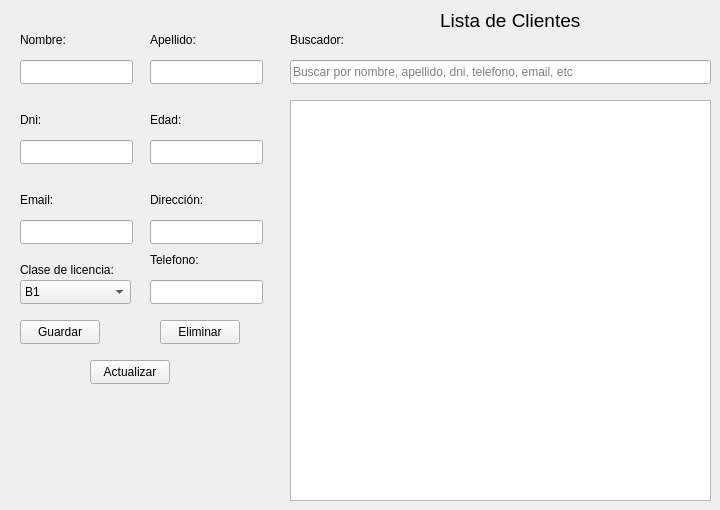
        <widget class="QWidget" name="Clientes">
         <attribute name="title">
          <string>Clientes</string>
         </attribute>
         <widget class="QLineEdit" name="txtTelefonoCliente">
          <property name="geometry">
           <rect>
            <x>150</x>
            <y>280</y>
            <width>113</width>
            <height>24</height>
           </rect>
          </property>
         </widget>
         <widget class="QLineEdit" name="txtDniCliente">
          <property name="geometry">
           <rect>
            <x>20</x>
            <y>140</y>
            <width>113</width>
            <height>24</height>
           </rect>
          </property>
         </widget>
         <widget class="QLabel" name="lblListaClientes">
          <property name="geometry">
           <rect>
            <x>440</x>
            <y>0</y>
            <width>141</width>
            <height>41</height>
           </rect>
          </property>
          <property name="font">
           <font>
            <pointsize>14</pointsize>
           </font>
          </property>
          <property name="text">
           <string>Lista de Clientes</string>
          </property>
         </widget>
         <widget class="QTableWidget" name="tblClientes">
          <property name="geometry">
           <rect>
            <x>290</x>
            <y>100</y>
            <width>421</width>
            <height>401</height>
           </rect>
          </property>
         </widget>
         <widget class="QComboBox" name="cmbClaseLicenciaCliente">
          <property name="geometry">
           <rect>
            <x>20</x>
            <y>280</y>
            <width>111</width>
            <height>24</height>
           </rect>
          </property>
          <item>
           <property name="text">
            <string>B1</string>
           </property>
          </item>
          <item>
           <property name="text">
            <string>B2</string>
           </property>
          </item>
         </widget>
         <widget class="QLineEdit" name="txtDireccionCliente">
          <property name="geometry">
           <rect>
            <x>150</x>
            <y>220</y>
            <width>113</width>
            <height>24</height>
           </rect>
          </property>
         </widget>
         <widget class="QLabel" name="lblDireccionCliente">
          <property name="geometry">
           <rect>
            <x>150</x>
            <y>180</y>
            <width>75</width>
            <height>40</height>
           </rect>
          </property>
          <property name="text">
           <string>Dirección:</string>
          </property>
         </widget>
         <widget class="QLabel" name="lblNombreCliente">
          <property name="geometry">
           <rect>
            <x>20</x>
            <y>20</y>
            <width>75</width>
            <height>40</height>
           </rect>
          </property>
          <property name="text">
           <string>Nombre:</string>
          </property>
         </widget>
         <widget class="QPushButton" name="btnGuardarCliente">
          <property name="geometry">
           <rect>
            <x>20</x>
            <y>320</y>
            <width>80</width>
            <height>24</height>
           </rect>
          </property>
          <property name="text">
           <string>Guardar</string>
          </property>
         </widget>
         <widget class="QLabel" name="lblEmailCliente">
          <property name="geometry">
           <rect>
            <x>20</x>
            <y>180</y>
            <width>75</width>
            <height>40</height>
           </rect>
          </property>
          <property name="text">
           <string>Email:</string>
          </property>
         </widget>
         <widget class="QLabel" name="lblDniCliente">
          <property name="geometry">
           <rect>
            <x>20</x>
            <y>100</y>
            <width>75</width>
            <height>40</height>
           </rect>
          </property>
          <property name="text">
           <string>Dni:</string>
          </property>
         </widget>
         <widget class="QLabel" name="lblTelefonoCliente">
          <property name="geometry">
           <rect>
            <x>150</x>
            <y>240</y>
            <width>75</width>
            <height>40</height>
           </rect>
          </property>
          <property name="text">
           <string>Telefono:</string>
          </property>
         </widget>
         <widget class="QLineEdit" name="txtApellidoCliente">
          <property name="geometry">
           <rect>
            <x>150</x>
            <y>60</y>
            <width>113</width>
            <height>24</height>
           </rect>
          </property>
         </widget>
         <widget class="QPushButton" name="btnEliminarCliente">
          <property name="geometry">
           <rect>
            <x>160</x>
            <y>320</y>
            <width>80</width>
            <height>24</height>
           </rect>
          </property>
          <property name="text">
           <string>Eliminar</string>
          </property>
         </widget>
         <widget class="QLineEdit" name="txtBuscadorCliente">
          <property name="geometry">
           <rect>
            <x>290</x>
            <y>60</y>
            <width>421</width>
            <height>24</height>
           </rect>
          </property>
          <property name="placeholderText">
           <string>Buscar por nombre, apellido, dni, telefono, email, etc</string>
          </property>
         </widget>
         <widget class="QLabel" name="lblClaseLicenciaCliente">
          <property name="geometry">
           <rect>
            <x>20</x>
            <y>250</y>
            <width>101</width>
            <height>40</height>
           </rect>
          </property>
          <property name="text">
           <string>Clase de licencia:</string>
          </property>
         </widget>
         <widget class="QLineEdit" name="txtEmailCliente">
          <property name="geometry">
           <rect>
            <x>20</x>
            <y>220</y>
            <width>113</width>
            <height>24</height>
           </rect>
          </property>
         </widget>
         <widget class="QLabel" name="lblBuscadorCliente">
          <property name="geometry">
           <rect>
            <x>290</x>
            <y>20</y>
            <width>75</width>
            <height>40</height>
           </rect>
          </property>
          <property name="text">
           <string>Buscador:</string>
          </property>
         </widget>
         <widget class="QLabel" name="lblApellidoCliente">
          <property name="geometry">
           <rect>
            <x>150</x>
            <y>20</y>
            <width>75</width>
            <height>40</height>
           </rect>
          </property>
          <property name="text">
           <string>Apellido:</string>
          </property>
         </widget>
         <widget class="QPushButton" name="btnActualizarCliente">
          <property name="geometry">
           <rect>
            <x>90</x>
            <y>360</y>
            <width>80</width>
            <height>24</height>
           </rect>
          </property>
          <property name="text">
           <string>Actualizar</string>
          </property>
         </widget>
         <widget class="QLineEdit" name="txtNombreCliente">
          <property name="geometry">
           <rect>
            <x>20</x>
            <y>60</y>
            <width>113</width>
            <height>24</height>
           </rect>
          </property>
         </widget>
         <widget class="QLineEdit" name="txtEdadCliente">
          <property name="geometry">
           <rect>
            <x>150</x>
            <y>140</y>
            <width>113</width>
            <height>24</height>
           </rect>
          </property>
         </widget>
         <widget class="QLabel" name="lblEdadCliente">
          <property name="geometry">
           <rect>
            <x>150</x>
            <y>100</y>
            <width>75</width>
            <height>40</height>
           </rect>
          </property>
          <property name="text">
           <string>Edad:</string>
          </property>
         </widget>
        </widget>
